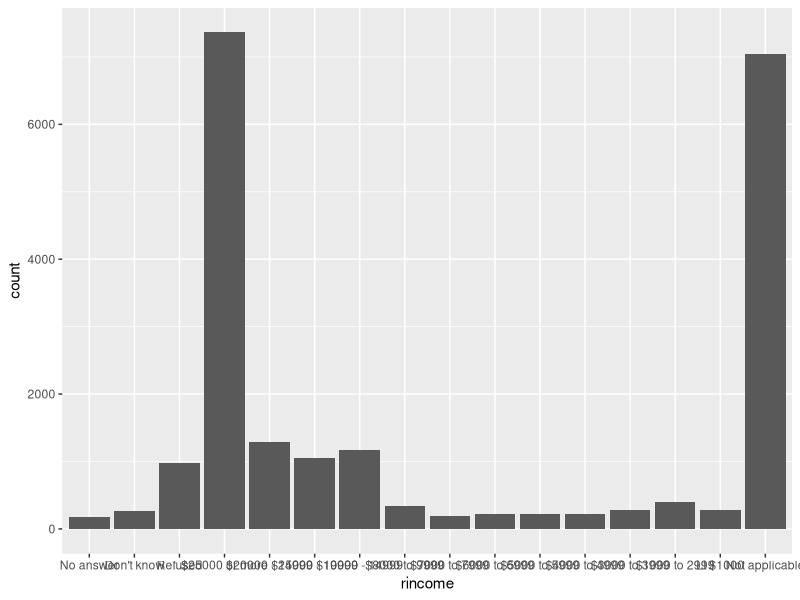
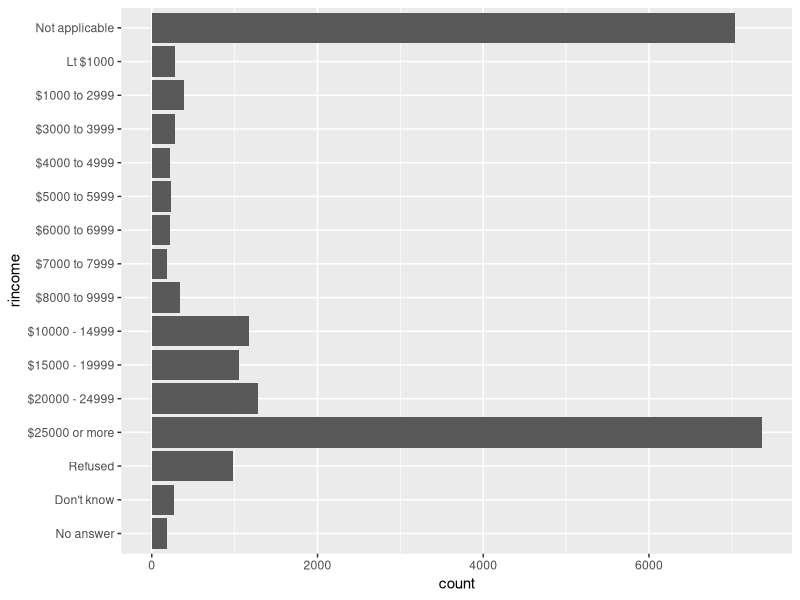
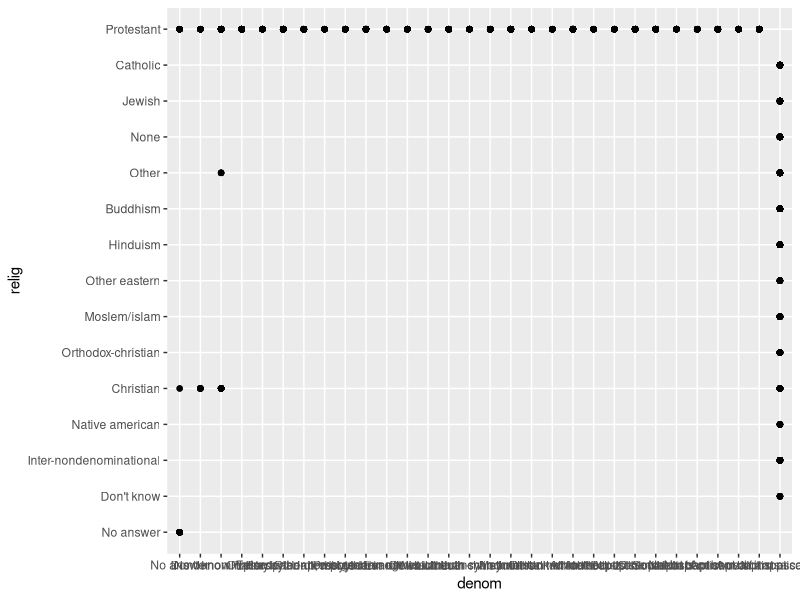
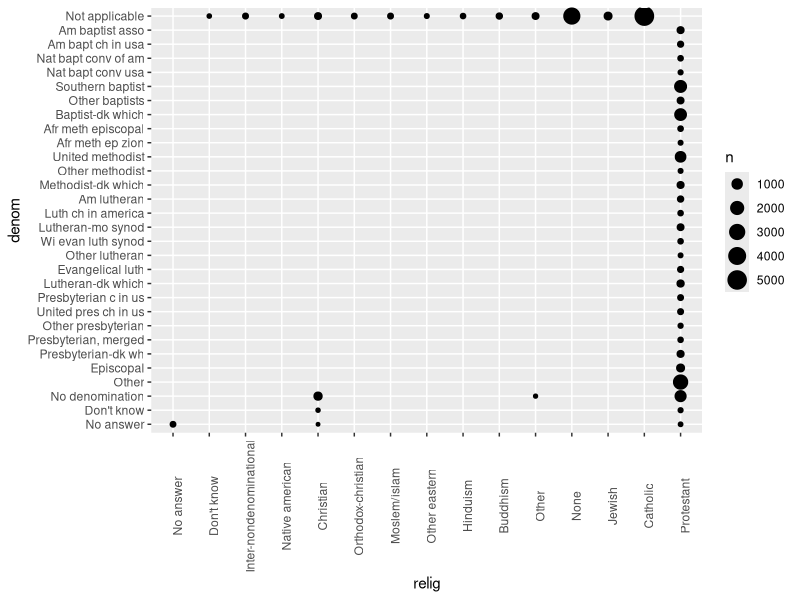
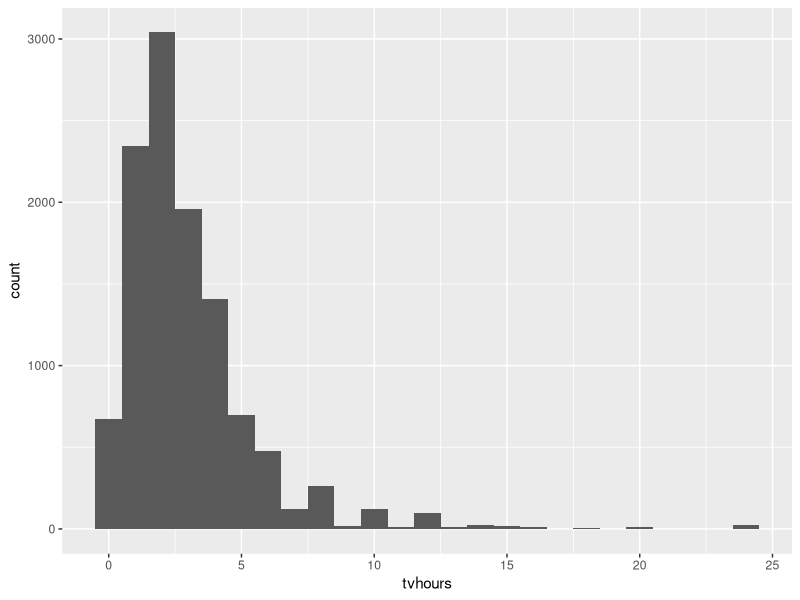
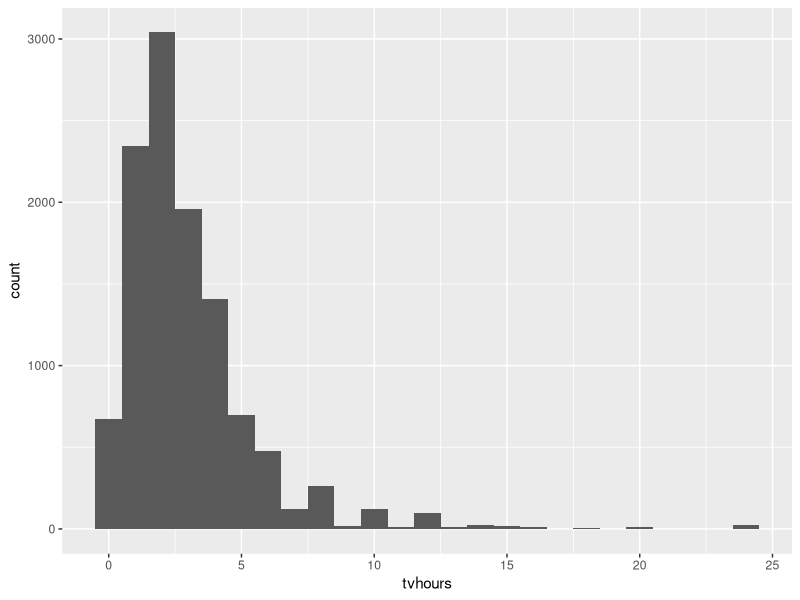

These figures' R source, in order: (Note: this script raises an error after producing the figures.)
## ---- chunk 1
library(tidyverse)
library(forcats)
## ---- chunk 2
?gss_cat
# "It’s a sample of data from the General Social Survey, which is a long-running US survey" -- s15.3 R4DS book

forcats::gss_cat %>%
  ggplot(aes(x = rincome)) +          # "Explore the distribution of `rincome`" per Q1.
  geom_bar()
## ---- chunk 3
forcats::gss_cat %>%
  ggplot(aes(rincome)) +
  geom_bar() +
  coord_flip()                        # "switches the x and y axes" -- s3.9 R4DS book
## ---- chunk 4
forcats::gss_cat %>%
  count(relig) %>%
  arrange(desc(n))                             # s5.3 R4DS book
# Most common `relig` is Protestant

forcats::gss_cat %>%
  count(partyid) %>%                           # `partyid` instead of `relig`
  arrange(desc(n))
# Most common `partyid` is Independent
## ---- chunk 5
forcats::gss_cat$denom          # Values for first 1000 rows. Answer is Protestant?
levels(forcats::gss_cat$denom)  # 30 different values. More confident in answer of Protestant

forcats::gss_cat %>%
  ggplot(aes(relig, denom)) +   # With `relig` on other axis, can see the mapping. Protestant
  geom_point() +
  coord_flip()            # Incl/excl this, to read both axis labels. (Q implied only 1 answer)

# Answer from [https://jrnold.github.io/r4ds-exercise-solutions/factors.html#general-social-survey] displays quantities as size, but its most useful feature is rotation of labels on the x-axis (so not necessary to keep 'flipping') :
gss_cat %>%
  count(relig, denom) %>%
  ggplot(aes(x = relig, y = denom, size = n)) +
  geom_point() +
  theme(axis.text.x = element_text(angle = 90))        # rotates x-axis labels by 90dg
## ---- chunk 6
forcats::gss_cat %>%
  ggplot(aes(x = tvhours)) +
  geom_histogram(binwidth = 1)
# "Warning message: Removed 10146 rows containing non-finite values (stat_bin)"

# Answer from [https://jrnold.github.io/r4ds-exercise-solutions/factors.html#modifying-factor-order] :
gss_cat %>%
  filter(!is.na(tvhours)) %>%       # extra line means no 'Warning' received (but same chart)
  ggplot(aes(x = tvhours)) +
  geom_histogram(binwidth = 1)
## ---- chunk 7
?gss_cat
# variables : year, marital, age, race, rincome, partyid, relig, denom, tvhours
# categorical variables : marital, race, rincome, partyid, relig, denom

summary(gss_cat)
# factors : marital, race, rincome, partyid, relig, denom
# arbitrary order : race, relig, denom
# principled order : marital?, rincome, partyid?
## ---- chunk 8
ggplot(rincome_summary, aes(age, fct_relevel(rincome, "Not applicable"))) +
  geom_point()
# (For reference. We haven't defined `rincome_summary` in this document, so it will error)
## ---- chunk 9
?fct_relevel
## ---- chunk 10
forcats::gss_cat %>% 
  count(year, partyid) %>%
  # ...Without this, `year` & `partyid` not recognised in `ggplot()`. Not sure why
  group_by(year) %>%
  mutate(proportion = n / sum(n)) %>%
  ggplot(aes(year, proportion, colour = partyid)) +
  geom_line()
## ---- chunk 11
gss_cat %>% 
  mutate(partyid = 
           fct_collapse(partyid,
                        other = c("No answer", "Don't know", "Other party"),
                        rep = c("Strong republican", "Not str republican"),
                        ind = c("Ind,near rep", "Independent", "Ind,near dem"),
                        dem = c("Not str democrat", "Strong democrat"))) %>%
  count(year, partyid)  %>%
  group_by(year) %>%
  mutate(p = n / sum(n)) %>%
  ggplot(aes(x = year, y = p,
             colour = fct_reorder2(partyid, year, p))) +
  geom_point() +
  geom_line() +
  labs(colour = "Party ID.")
## ---- chunk 12
forcats::gss_cat$rincome           # This listed values for the first 1000 rows
levels(forcats::gss_cat$rincome)   # Shows there are 16 different values in total

# Group 'non-responses' together into one category :
forcats::gss_cat %>%
  mutate(rincome = fct_collapse(rincome,
                                  `Unknown` = c("No answer", "Don't know", "Refused", "Not applicable"))) %>%
  ggplot(aes(x = rincome)) +
  geom_bar() + 
  coord_flip()
## ---- chunk 13
library("stringr")
gss_cat %>%
  mutate(rincome = 
           fct_collapse(
             rincome,
             `Unknown` = c("No answer", "Don't know", "Refused", "Not applicable"),
             `Lt $5000` = c("Lt $1000", str_c("$", c("1000", "3000", "4000"),
                                              " to ", c("2999", "3999", "4999"))),
             `$5000 to 10000` = str_c("$", c("5000", "6000", "7000", "8000"),
                                      " to ", c("5999", "6999", "7999", "9999"))
           )) %>%
  ggplot(aes(x = rincome)) +
  geom_bar() + 
  coord_flip()
## ---- chunk 14
library("stringr")
gss_cat %>%
  mutate(rincome = 
           fct_collapse(rincome,
             `Unknown` = c("No answer", "Don't know", "Refused", "Not applicable"),
             `Lt $5000` = c("Lt $1000", "$1000 to 2999", "$3000 to 3999", "$4000 to 4999"),
             `$5000 to 10000` = c("$5000 to 5999", "$6000 to 6999", "$7000 to 7999", "$8000 to 9999")
           )) %>%
  ggplot(aes(x = rincome)) +
  geom_bar() + 
  coord_flip()
